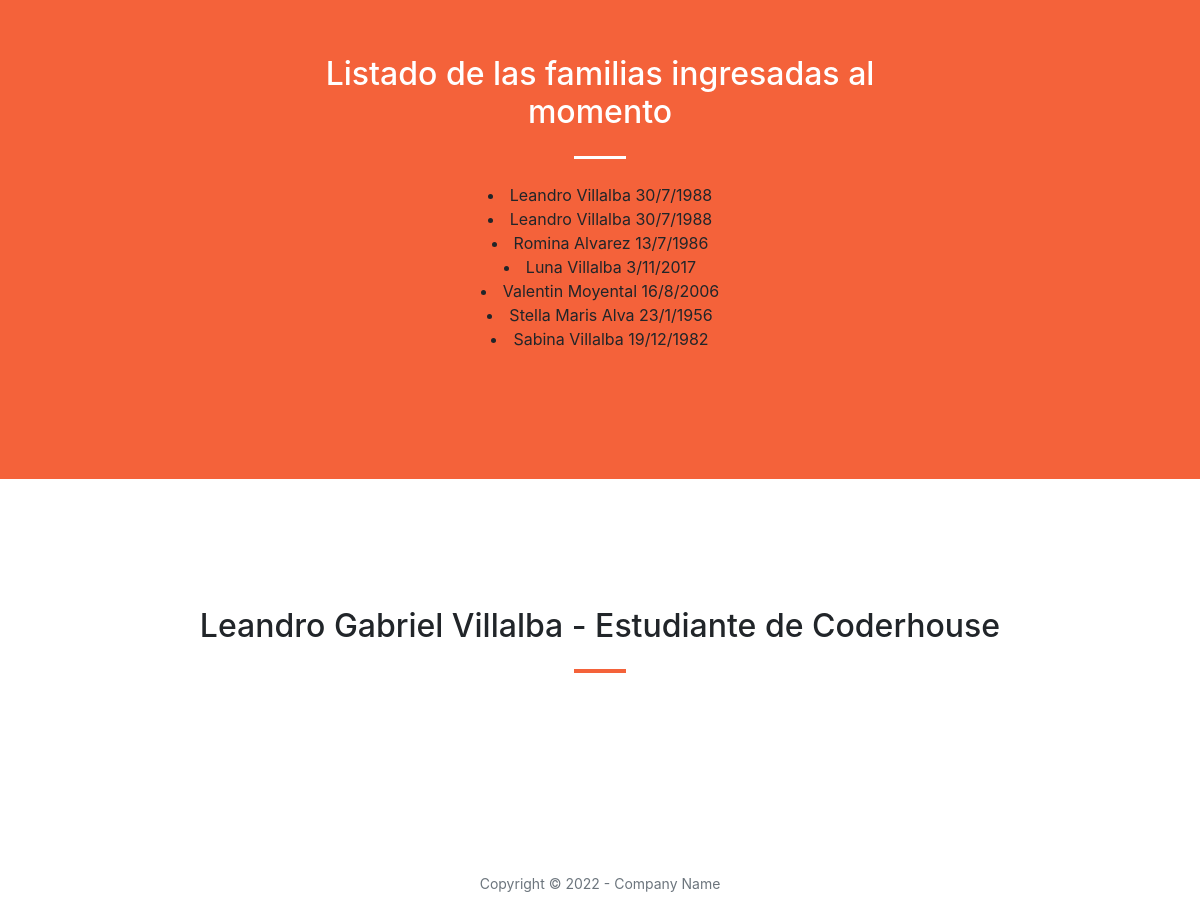
The page /app-familiar/listado-familiar/ (lower part) on the database as committed earlier.
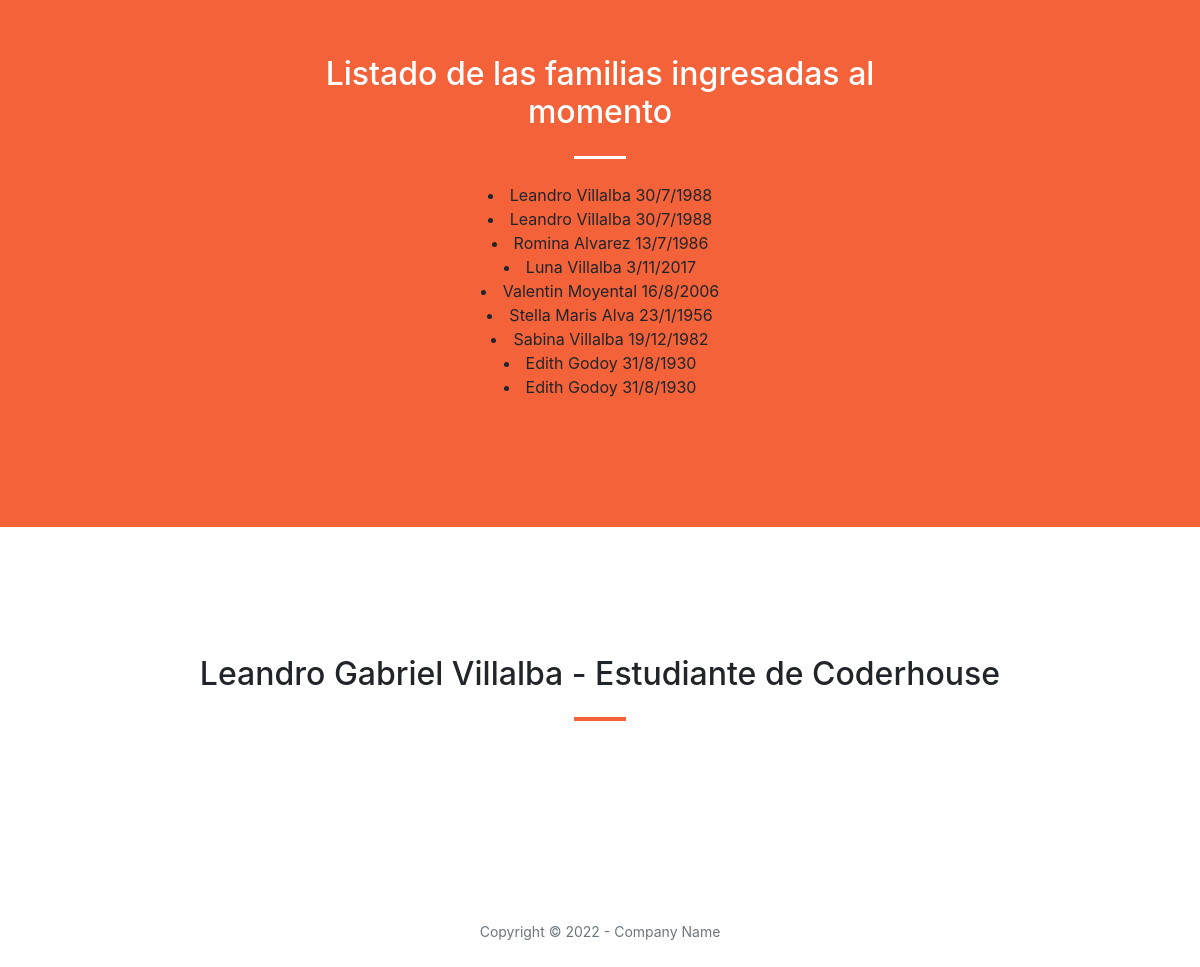
The same page on the database as committed later.
### Familia/models.py (models this page shows)
class Familiar(models.Model):
    nombre = models.CharField(max_length=50)
    apellido = models.CharField(max_length=50)
    fecha_nac = models.DateField(null=True)

### Familia/views.py (the view)
# urls.py: path('listado-familiar/',muestra_familia, name='Listado2'),
def muestra_familia(request):
    familia = Familiar.objects.all()
    return render(request, 'listado_familiar.html',{"lista_familia": familia})

### Familia/templates/listado_familiar.html
{% extends 'padre.html' %}
{% block muestraFamilia %}
<section class="page-section bg-primary" id="Listado2">
    <div class="container px-4 px-lg-5">
        <div class="row gx-4 gx-lg-5 justify-content-center">
            <div class="col-lg-8 text-center">
                <h2 class="text-white mt-0">Listado de las familias ingresadas al momento</h2>
                <hr class="divider divider-light" />
                    {% for familiar in lista_familia %}
                        <li>{{familiar.nombre}} {{familiar.apellido}} {{familiar.fecha_nac.day}}/{{familiar.fecha_nac.month}}/{{familiar.fecha_nac.year}}</li>
                    {% endfor %}
            </div>
        </div>
    </div>
</section>
{% endblock muestraFamilia %}

### Familia/templates/padre.html (shortened to what this page needs)
<!DOCTYPE html>
<html lang="en">
    <head>
        {% load static %}
        <link href="https://cdn.jsdelivr.net/npm/bootstrap-icons@1.5.0/font/bootstrap-icons.css" rel="stylesheet" />
        <link href="https://cdnjs.cloudflare.com/ajax/libs/SimpleLightbox/2.1.0/simpleLightbox.min.css" rel="stylesheet" />
        <link href="{% static 'css/styles.css' %}" rel="stylesheet" />
    </head>
    <body id="page-top">
                        {% block muestraFamilia %}
                        {% endblock muestraFamilia %}
        <section class="page-section" id="services">
            <div class="container px-4 px-lg-5">
                <h2 class="text-center mt-0">Leandro Gabriel Villalba - Estudiante de Coderhouse</h2>
                <hr class="divider" />
            </div>
        </section>
        <footer class="bg-light py-5">
            <div class="container px-4 px-lg-5"><div class="small text-center text-muted">Copyright &copy; 2022 - Company Name</div></div>
        </footer>
    </body>
</html>

Rows that differ between the two databases and show on the page:
added Familiar: nombre "Edith", apellido "Godoy", fecha_nac.day "31", fecha_nac.month "8", fecha_nac.year "1930"
added Familiar: nombre "Edith", apellido "Godoy", fecha_nac.day "31", fecha_nac.month "8", fecha_nac.year "1930"
